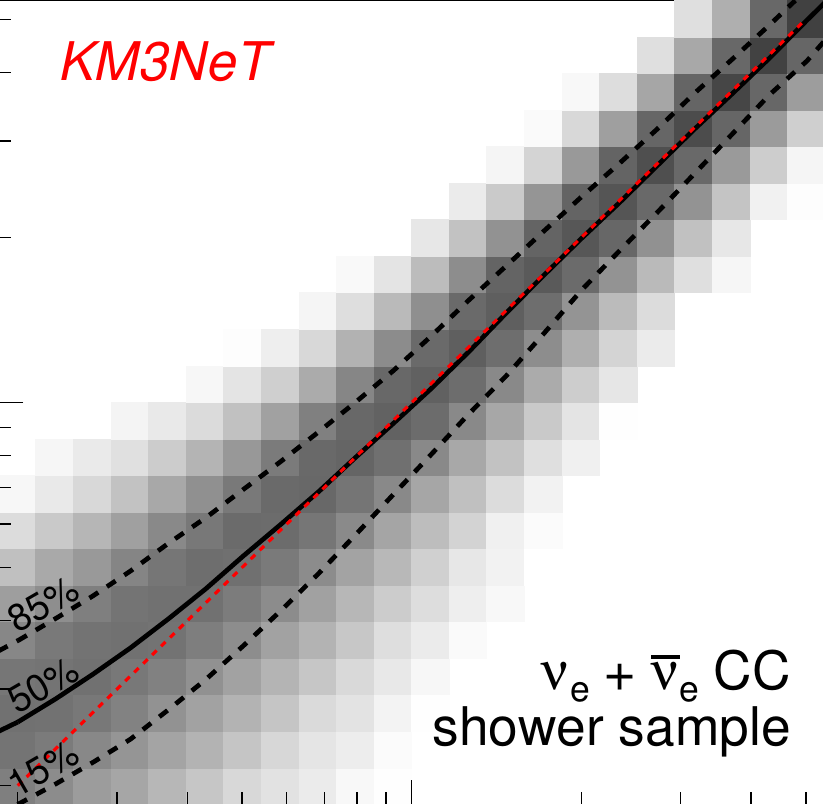
#> input picture sources/ORCA/migrationCascades.png, 823 x 804 px, found by its file name; the run also reads 1 picture not shown here
$ python Plot.py
#> lines starting #> are read from the running program, lines starting #| are printed output that depends on the picture
import matplotlib.pyplot as plt
import matplotlib.image as img
import numpy as np

## Digitize the scale ##
#scale_min = 0 # Minimum value of the scale
#scale_max = 0.01 * 183.42/25.5 # Maximum value of the scale
scale_min = -3 # Minimum value of the scale
scale_max = 0 # Maximum value of the scale
n_bins = 20 # Number of color bins

#palette_x = np.linspace(scale_min, scale_max, 2*n_bins+1)[1::2]
palette_x = np.logspace(scale_min, scale_max, 2*n_bins+1)[1::2]
palette_clr = []

img_data = img.imread("scale.png")
img_size_y, img_size_x = img_data.shape[:2]
#> img_size_y = 804; img_size_x = 20

dy = img_size_y / n_bins
#> dy = 40.2
for iy in range(n_bins)[::-1]:
    c = img_data[int(np.round((iy+0.5)*dy)), int(np.round(0.5*img_size_x))] # find color at center of this pixel
    palette_clr.append(c)
#> this loop made 20 passes
#> c on passes 1 to 12: [0.988, 0.988, 0.988], [0.965, 0.965, 0.965], [0.941, 0.941, 0.941], [0.918, 0.918, 0.918], [0.894, 0.894, 0.894], [0.871, 0.871, 0.871], [0.847, 0.847, 0.847], [0.812, 0.812, 0.812], [0.769, 0.769, 0.769], [0.725, 0.725, 0.725], [0.682, 0.682, 0.682], [0.639, 0.639, 0.639]
#> after the loop, palette_clr = 20 items, first 6: [0.988, 0.988, 0.988], [0.965, 0.965, 0.965], [0.941, 0.941, 0.941], [0.918, 0.918, 0.918], [0.894, 0.894, 0.894], [0.871, 0.871, 0.871]

## Digitize the covariance matrix ##
n_bins_x  = 22
n_bins_y = 22

my_data = np.zeros((n_bins_x, n_bins_y))

#img_data = img.imread('migration.png')
img_data = img.imread('migrationCascades.png')
#> img_data is the input picture: shape (804, 823, 3) float32; mean R, G, B 0.813, 0.806, 0.806
#img_data = img.imread('migrationTracks.png')
img_size_y, img_size_x = img_data.shape[:2]
#> img_size_x = 823
dx = img_size_x / n_bins_x
#> dx = 37.41
dy = img_size_y / n_bins_y
#> dy = 36.55

for ix in range(n_bins_x):       # loops over all pixels in the extracted data
    for iy in range(n_bins_y):
        c = img_data[int(np.round((iy+0.5)*dy)), int(np.round((ix+0.5)*dx))] # find color at center of this pixel
        if abs(np.sum(c**2) - 4) < 1e-4: # Blank = 0
            my_data[ix, n_bins_y-1-iy] = 0
        else:
            ic = np.argmin( np.sum((c[None,:] - palette_clr)**2, axis=1) )         # find closest color in palette
            my_data[ix, n_bins_y-1-iy] = palette_x[ic]
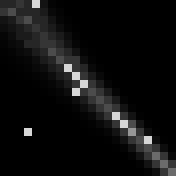
#> my_data: shape (22, 22) float64 (shown 8 times larger); min 0.00119, max 0.841, mean 0.0584

#np.savetxt("Migration_matrixTracks.dat", my_data)
np.savetxt("Migration_matrixCascades.dat", my_data)

exit(0)
#> (the program exits here)
